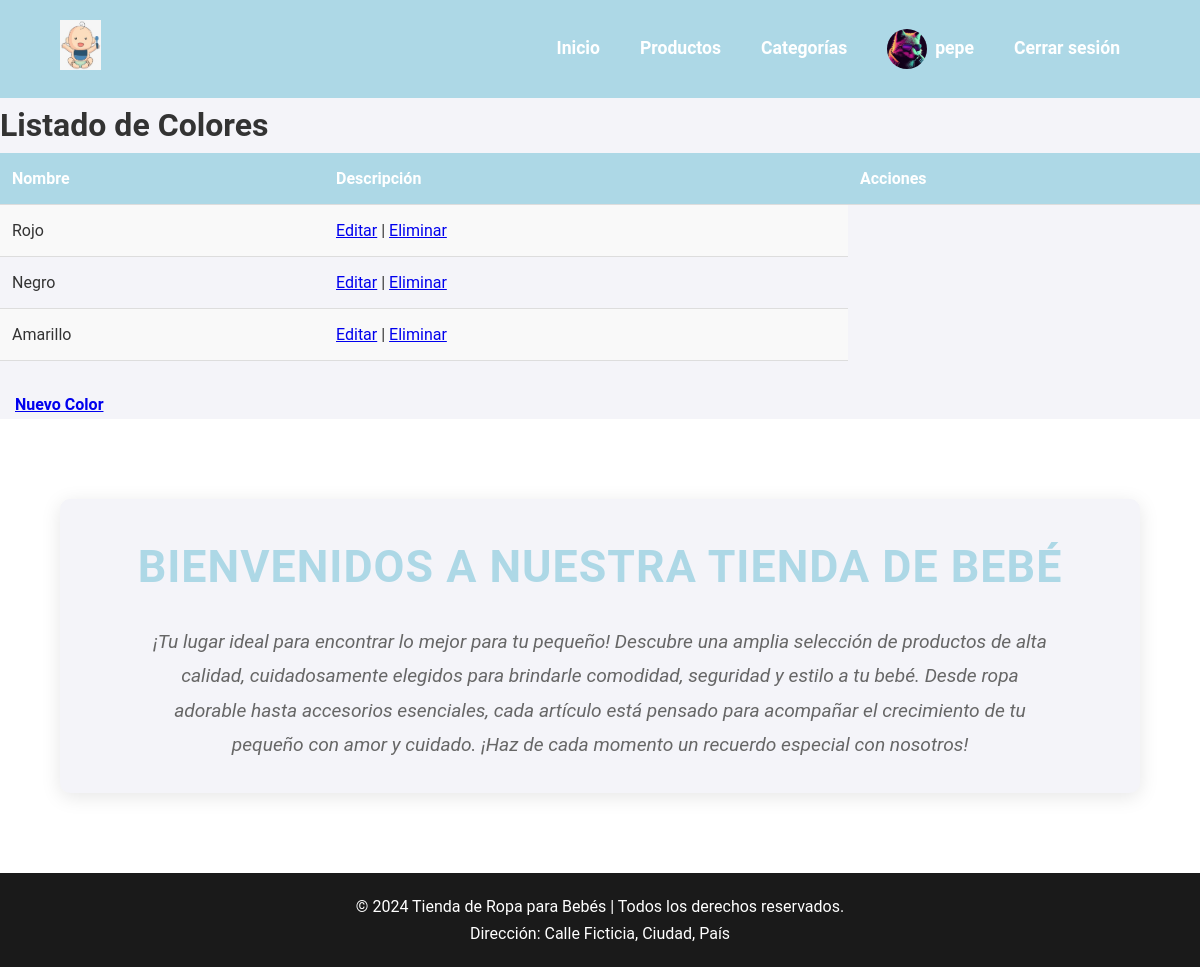
Screenshot of /colores/ (signed in) with the database file from the repository.
### registro/models.py (models this page shows, shortened)
class Usuario(AbstractUser):
    avatar = models.ImageField(upload_to='avatars/', null=True, blank=True)
    class Meta:
        permissions = [
            ("puede_hacer_scrum", "Puede hacer Scrum"),
        ]

### producto/models.py (models this page shows, shortened)
class Color(models.Model):
    nombre = models.CharField(max_length=50)
    codigo_color = models.CharField(max_length=7)

### producto/views.py (the view)
# urls.py: path('colores/', ColorListView.as_view(), name='listado_colores'),
class ColorListView(ListView):
    model = Color
    template_name = 'colores/listado.html'
    context_object_name = 'colores'

### producto/templates/colores/listado.html
{% extends 'producto/index.html' %}
{% block content %}
<h1>Listado de Colores</h1>
<table>
    <thead>
        <tr>
            <th>Nombre</th>
            <th>Descripción</th>
            <th>Acciones</th>
        </tr>
    </thead>
    <tbody>
        {% for colores in colores %}
        <tr>
            <td>{{ colores.nombre }}</td>
            <td>
                <a href="{% url 'colores_update' colores.id %}">Editar</a> |
                <a href="{% url 'colores_delete' colores.id %}">Eliminar</a>
            </td>
        </tr>
        {% endfor %}
    </tbody>
</table>
<a href="{% url 'colores_create' %}" class="btn btn-primary">Nuevo Color</a>
{% endblock %}

### producto/templates/producto/index.html (shortened to what this page needs)
{% load static %}
<!DOCTYPE html>
<html lang="es">
<head>
    <link rel="stylesheet" href="{% static 'css/styles.css' %}">
</head>
<body>
    <header>
        <div class="container">
            <div class="logo">
                <img src="{% static 'media/logo.png' %}" alt="Logo Tienda Bebé">
            </div>
            <nav>
                <ul>
                    <li><a href="{% url 'index' %}">Inicio</a></li>
                    <li><a href="{% url 'listado_productos' %}">Productos</a></li>
                    <li><a href="{% url 'listado_categorias' %}">Categorías</a></li>
                    {% if user.is_authenticated %}
                        <li>
                            <a href="{% url 'profile' %}" class="user-profile">
                                {% if user.avatar %}
                                    <img src="{{ user.avatar.url }}" alt="{{ user.username }}" class="avatar">
                                {% else %}
                                    <img src="{% static 'media/default-avatar.png' %}" alt="Avatar por defecto" class="avatar">
                                {% endif %}
                                <span class="header-link">{{ user.username }}</span>
                            </a>
                        </li>
                        <li><a href="{% url 'logout' %}">Cerrar sesión</a></li>
                    {% else %}
                        <li><a href="{% url 'login' %}">Iniciar sesión</a></li>
                        <li><a href="{% url 'registro' %}">Registrar</a></li>
                    {% endif %}
                </ul>
            </nav>
        </div>
    </header>
    {% block content %}
    {% endblock %}
    <main>
        <div class="container">
            <section class="intro">
                <h1>Bienvenidos a nuestra tienda de bebé</h1>
                <p>¡Tu lugar ideal para encontrar lo mejor para tu pequeño! Descubre una amplia selección de productos de alta calidad, cuidadosamente elegidos para brindarle comodidad, seguridad y estilo a tu bebé. Desde ropa adorable hasta accesorios esenciales, cada artículo está pensado para acompañar el crecimiento de tu pequeño con amor y cuidado. ¡Haz de cada momento un recuerdo especial con nosotros!</p>
            </section>
        </div>
    </main>
    <footer>
        <div class="container">
            <p>&copy; 2024 Tienda de Ropa para Bebés | Todos los derechos reservados.</p>
            <p>Dirección: Calle Ficticia, Ciudad, País</p>
        </div>
    </footer>
</body>
</html>

### producto/static/css/styles.css (style rules this page uses)
* { margin: 0; padding: 0; box-sizing: border-box; }
:root { --primary-color: #add8e6; --secondary-color: #ff5722; --accent-color: #ff5c8d; --text-color: #333; --background-color: #f4f4f9; --footer-bg: #1a1a1a; }
.intro { text-align: center; margin: 40px 0; padding: 30px; background-color: var(--background-color); border-radius: 10px; box-shadow: 0 4px 20px rgba(0, 0, 0, 0.1); }
.intro h1 { font-size: 2.8rem; color: var(--primary-color); margin-bottom: 20px; font-weight: 600; text-transform: uppercase; letter-spacing: 1px; }
.intro p { font-size: 1.2rem; color: #666; line-height: 1.8; max-width: 900px; margin: 0 auto; font-style: italic; }
body { font-family: 'Roboto', sans-serif; line-height: 1.7; background-color: var(--background-color); color: var(--text-color); padding: 0; margin: 0; }
header { background-color: var(--primary-color); padding: 20px 0; transition: background-color 0.5s ease; }
header .container { display: flex; justify-content: space-between; align-items: center; }
header .logo img { height: 50px; }
header nav ul { list-style: none; display: flex; align-items: center; }
header nav ul li { margin: 0 20px; }
header nav ul li a { text-decoration: none; color: #fff; font-weight: bold; font-size: 1.1rem; transition: color 0.3s ease; display: flex; align-items: center; }
.user-profile { display: flex; align-items: center; text-decoration: none; }
header nav ul li a img.avatar { width: 40px; height: 40px; border-radius: 50%; margin-right: 8px; }
main { padding: 40px 0; background-color: #fff; }
.container { width: 90%; margin: 0 auto; max-width: 1200px; }
.btn { border-radius: 6px; font-weight: bold; font-size: 1rem; padding: 10px 15px; text-align: center; transition: background-color 0.3s ease, opacity 0.3s ease; width: 100%; }
table { width: 100%; border-collapse: collapse; margin-bottom: 30px; }
table th, table td { padding: 12px; text-align: left; border-bottom: 1px solid #ddd; }
table th { background-color: var(--primary-color); color: #fff; }
table tr:nth-child(odd) { background-color: #f9f9f9; }
footer { background-color: var(--footer-bg); color: #fff; padding: 20px 0; text-align: center; }
footer p { font-size: 1rem; }

### rows the page displays
Usuario: avatar (picture), username "pepe"
Color: nombre "Rojo"
Color: nombre "Negro"
Color: nombre "Amarillo"
